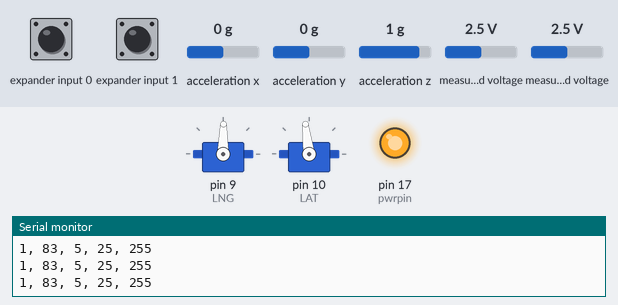
Recording of a sketch running on a simulated Arduino Uno, built with avr-gcc and run on an emulated ATmega328P. Shown: 2 × servo, output pins drawn as LEDs (lit = HIGH), the last lines printed to the serial monitor. Wiring (inferred from the names in the program): Wii Nunchuk at I2C address 0x52. The inputs (shaded band) are chosen by the test bench; at power-on: acceleration x 0 g, acceleration y 0 g, acceleration z 1 g, expander input 0 HIGH, expander input 1 HIGH, measured voltage 2.5 V.

Above: at 1.3 s.
1.4 s: acceleration x set to 0.8 g
At 2.1 s:
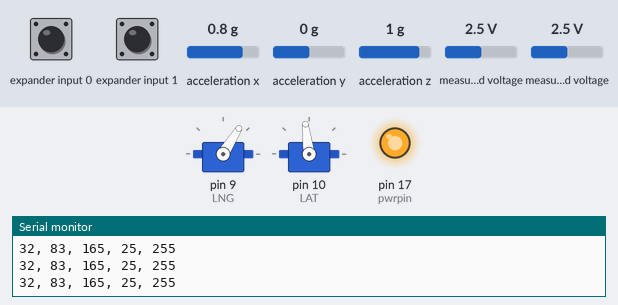
2.9 s: acceleration y set to -1.4 g
At 4.1 s:
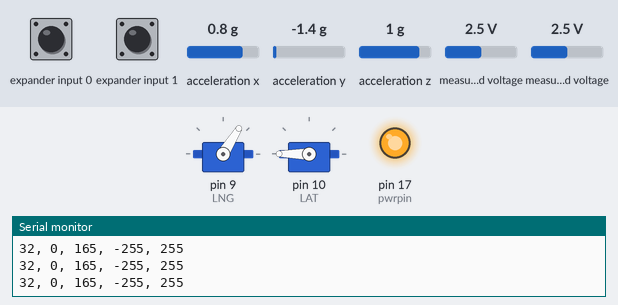
4.4 s: acceleration z set to -1.4 g
At 4.7 s:
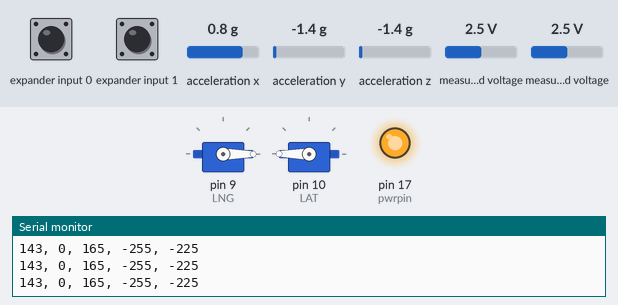
5.9 s: acceleration x set to 0.1 g
7.4 s: acceleration x set to -0.2 g
At 8.6 s:
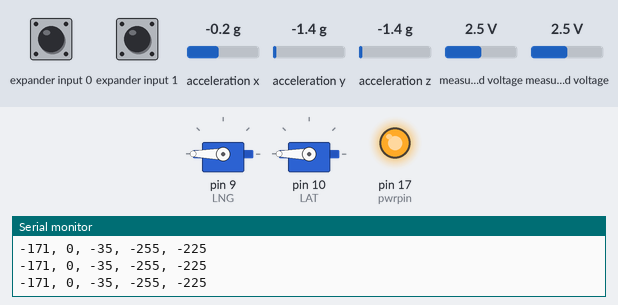
8.9 s: acceleration y set to -0.8 g
At 9.4 s:
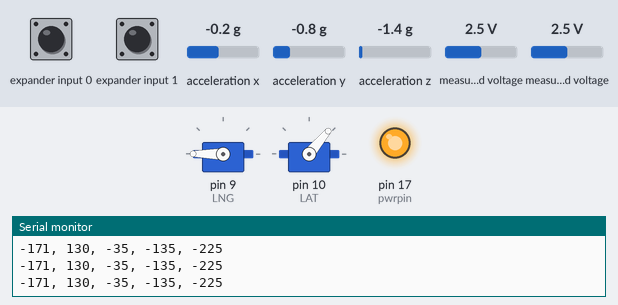
Timing chart, 0 to 11.4 s (numbered marks = the images above; inputs shaded):
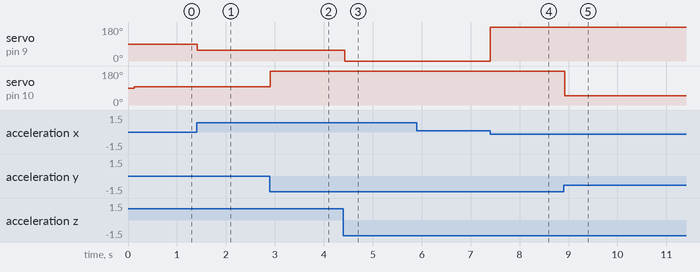

The sketch:

wii_nunchuck_servo_head.ino
```cpp
#include <math.h>

#include "Wire.h"
#include "WiiChuck.h"
#include <Servo.h>

#define MAXANGLE 90
#define MINANGLE -90

#define LNG 9
#define LAT 10

Servo lngServo;  // create servo object to control a servo
Servo latServo;

WiiChuck chuck = WiiChuck();
int angleStart, currentAngle;
int tillerStart = 0;
double angle;

void setup() {

  Serial.begin(115200);
  chuck.begin();
  chuck.update();

    lngServo.attach(LNG);  // attaches the servo on pin 9 to the servo object
      latServo.attach(LAT);
}


void loop() {
  delay(20);
  chuck.update();

  int roll = chuck.readRoll();
  lngServo.write(90 - roll);

  Serial.print(roll);
    Serial.print(", ");

    int pitch = chuck.readPitch();
    latServo.write(180 - pitch);
  Serial.print(pitch);
    Serial.print(", ");

    Serial.print((int)chuck.readAccelX());
    Serial.print(", ");
    Serial.print((int)chuck.readAccelY());
    Serial.print(", ");

    Serial.print((int)chuck.readAccelZ());

    Serial.println();
   delay(10);
}
```

wiichuck.h
```cpp
/*
 * Nunchuck -- Use a Wii Nunchuck
 * Tim Hirzel http://www.growdown.com
 *
 notes on Wii Nunchuck Behavior.
 This library provides an improved derivation of rotation angles from the nunchuck accelerometer data.
 The biggest different over existing libraries (that I know of ) is the full 360 degrees of Roll data
 from teh combination of the x and z axis accelerometer data using the math library atan2.

 It is accurate with 360 degrees of roll (rotation around axis coming out of the c button, the front of the wii),
 and about 180 degrees of pitch (rotation about the axis coming out of the side of the wii).  (read more below)

 In terms of mapping the wii position to angles, its important to note that while the Nunchuck
 sense Pitch, and Roll, it does not sense Yaw, or the compass direction.  This creates an important
 disparity where the nunchuck only works within one hemisphere.  At a result, when the pitch values are
 less than about 10, and greater than about 170, the Roll data gets very unstable.  essentially, the roll
 data flips over 180 degrees very quickly.   To understand this property better, rotate the wii around the
 axis of the joystick.  You see the sensor data stays constant (with noise).  Because of this, it cant know
 the difference between arriving upside via 180 degree Roll, or 180 degree pitch.  It just assumes its always
 180 roll.


 *
 * This file is an adaptation of the code by these authors:
 * Tod E. Kurt, http://todbot.com/blog/
 *
 * The Wii Nunchuck reading code is taken from Windmeadow Labs
 * http://www.windmeadow.com/node/42
 *
 * Conversion to Arduino 1.0 by Danjovic
 * http://hotbit.blogspot.com
 *
 * Included the Fix from Martin Peris by Leopold Klimesch
 * http://blog.martinperis.com/2011/04/arduino-wiichuck.html
 *
 *
 */

#ifndef WiiChuck_h
#define WiiChuck_h

#include "Arduino.h"
#include <Wire.h>
#include <math.h>


// these may need to be adjusted for each nunchuck for calibration
#define ZEROX 510
#define ZEROY 490
#define ZEROZ 460
#define RADIUS 210  // probably pretty universal

#define DEFAULT_ZERO_JOY_X 124
#define DEFAULT_ZERO_JOY_Y 132

//Set the power pins for the wiichuck, otherwise it will not be powered up
#define pwrpin PORTC3
#define gndpin PORTC2


class WiiChuck {
    private:
        uint8_t cnt;
        uint8_t status[6];              // array to store wiichuck output
        uint8_t averageCounter;
        //int accelArray[3][AVERAGE_N];  // X,Y,Z
        int i;
        int total;
        uint8_t zeroJoyX;   // these are about where mine are
        uint8_t zeroJoyY; // use calibrateJoy when the stick is at zero to correct
        int lastJoyX;
        int lastJoyY;
        int angles[3];

        bool lastZ, lastC;


    public:

        uint8_t joyX;
        uint8_t joyY;
        bool buttonZ;
        bool buttonC;
        void begin()
        {
			//Set power pinds
            DDRC |= _BV(pwrpin) | _BV(gndpin);

            PORTC &=~ _BV(gndpin);

            PORTC |=  _BV(pwrpin);

            delay(100);  // wait for things to stabilize


            //send initialization handshake
            Wire.begin();
            cnt = 0;
            averageCounter = 0;
            // instead of the common 0x40 -> 0x00 initialization, we
            // use 0xF0 -> 0x55 followed by 0xFB -> 0x00.
            // this lets us use 3rd party nunchucks (like cheap $4 ebay ones)
            // while still letting us use official oness.
            // only side effect is that we no longer need to decode bytes in _nunchuk_decode_byte
            // see http://www.arduino.cc/cgi-bin/yabb2/YaBB.pl?num=1264805255
            //
            Wire.beginTransmission(0x52);       // device address
            Wire.write(0xF0);
            Wire.write(0x55);
            Wire.endTransmission();
            delay(1);
            Wire.beginTransmission(0x52);
            Wire.write(0xFB);
            Wire.write((uint8_t)0x00);

            Wire.endTransmission();
            update();
            for (i = 0; i<3;i++) {
                angles[i] = 0;
            }
            zeroJoyX = DEFAULT_ZERO_JOY_X;
            zeroJoyY = DEFAULT_ZERO_JOY_Y;
        }


        void calibrateJoy() {
            zeroJoyX = joyX;
            zeroJoyY = joyY;
        }

        void update() {

            Wire.requestFrom (0x52, 6); // request data from nunchuck
            while (Wire.available ()) {
                // receive byte as an integer
                status[cnt] = _nunchuk_decode_byte (Wire.read()); //
                cnt++;
            }
            if (cnt > 5) {
                lastZ = buttonZ;
                lastC = buttonC;
                lastJoyX = readJoyX();
                lastJoyY = readJoyY();
                //averageCounter ++;
                //if (averageCounter >= AVERAGE_N)
                //    averageCounter = 0;

                cnt = 0;
                joyX = (status[0]);
                joyY = (status[1]);
                for (i = 0; i < 3; i++)
                    //accelArray[i][averageCounter] = ((int)status[i+2] << 2) + ((status[5] & (B00000011 << ((i+1)*2) ) >> ((i+1)*2)));
                    angles[i] = (status[i+2] << 2) + ((status[5] & (B00000011 << ((i+1)*2) ) >> ((i+1)*2)));

                //accelYArray[averageCounter] = ((int)status[3] << 2) + ((status[5] & B00110000) >> 4);
                //accelZArray[averageCounter] = ((int)status[4] << 2) + ((status[5] & B11000000) >> 6);

                buttonZ = !( status[5] & B00000001);
                buttonC = !((status[5] & B00000010) >> 1);
                _send_zero(); // send the request for next bytes

            }
        }


    // UNCOMMENT FOR DEBUGGING
    //byte * getStatus() {
    //    return status;
    //}

    float readAccelX() {
       // total = 0; // accelArray[xyz][averageCounter] * FAST_WEIGHT;
        return (float)angles[0] - ZEROX;
    }
    float readAccelY() {
        // total = 0; // accelArray[xyz][averageCounter] * FAST_WEIGHT;
        return (float)angles[1] - ZEROY;
    }
    float readAccelZ() {
        // total = 0; // accelArray[xyz][averageCounter] * FAST_WEIGHT;
        return (float)angles[2] - ZEROZ;
    }

    bool zPressed() {
        return (buttonZ && ! lastZ);
    }
    bool cPressed() {
        return (buttonC && ! lastC);
    }

    // for using the joystick like a directional button
    bool rightJoy(int thresh=60) {
        return (readJoyX() > thresh and lastJoyX <= thresh);
    }

    // for using the joystick like a directional button
    bool leftJoy(int thresh=60) {
        return (readJoyX() < -thresh and lastJoyX >= -thresh);
    }


    int readJoyX() {
        return (int) joyX - zeroJoyX;
    }

    int readJoyY() {
        return (int)joyY - zeroJoyY;
    }


    // R, the radius, generally hovers around 210 (at least it does with mine)
   // int R() {
   //     return sqrt(readAccelX() * readAccelX() +readAccelY() * readAccelY() + readAccelZ() * readAccelZ());
   // }


    // returns roll degrees
    int readRoll() {
        return (int)(atan2(readAccelX(),readAccelZ())/ M_PI * 180.0);
    }

    // returns pitch in degrees
    int readPitch() {
        return (int) (acos(readAccelY()/RADIUS)/ M_PI * 180.0);  // optionally swap 'RADIUS' for 'R()'
    }

    private:
        uint8_t _nunchuk_decode_byte (uint8_t x)
        {
            //decode is only necessary with certain initializations
            //x = (x ^ 0x17) + 0x17;
            return x;
        }

        void _send_zero()
        {
            Wire.beginTransmission (0x52);      // transmit to device 0x52
            Wire.write ((uint8_t)0x00);         // sends one byte
            Wire.endTransmission ();    // stop transmitting
        }

};


#endif
```

Measured:
- the behaviour switches between 0 and -0.1 g on acceleration x (found by bisection; images 3 and 4)
- after the input at 1.4 s, servo on pin 9 (LNG): 89° → 58° at once
- after the input at 2.9 s, servo on pin 10 (LAT): 97° → 180° at once
- after the input at 4.4 s, servo on pin 9 (LNG): 58° → 0° at once
- after the input at 7.4 s, servo on pin 9 (LNG): 0° → 180° at once
- after the input at 8.9 s, servo on pin 10 (LAT): 180° → 50° at once
